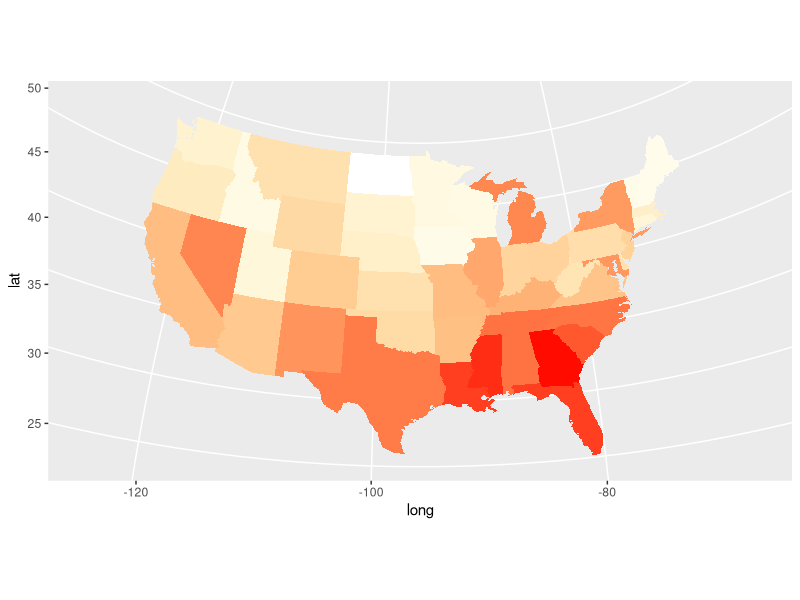

Write R code to recreate this figure.
library(ggplot2)
library(reshape2)
library(dplyr)  # required for arrange()
library(colorspace)
library(viridis)
library(maps) # for the state map data
library(mapproj)

states_map<-map_data("state") #extracts data from the states map
crimes<-data.frame(state=tolower(rownames(USArrests)),USArrests)
crime_map<-merge(states_map,crimes,by.x="region",by.y="state")
crime_map<-arrange(crime_map,group,order)

ggplot(crime_map,aes(x=long,y=lat,group=group,fill=Murder)) + 
  coord_map("polyconic") + 
  geom_polygon(fill=hsv((max(crime_map$Murder)-(crime_map$Murder-min(crime_map$Murder)))/(max(crime_map$Murder)-min(crime_map$Murder))/7,(crime_map$Murder-min(crime_map$Murder))/(max(crime_map$Murder)-min(crime_map$Murder)),1))
